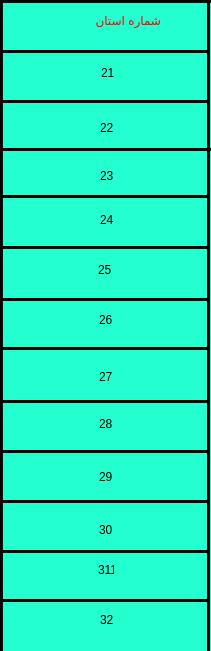
  <widget class="QWidget" name="widget" native="true">
   <property name="geometry">
    <rect>
     <x>590</x>
     <y>-1</y>
     <width>211</width>
     <height>651</height>
    </rect>
   </property>
   <property name="styleSheet">
    <string notr="true">background-color: rgb(35, 255, 207);</string>
   </property>
   <widget class="Line" name="line_17">
    <property name="geometry">
     <rect>
      <x>0</x>
      <y>50</y>
      <width>210</width>
      <height>3</height>
     </rect>
    </property>
    <property name="styleSheet">
     <string notr="true">background-color: rgb(0, 0, 0);</string>
    </property>
    <property name="orientation">
     <enum>Qt::Horizontal</enum>
    </property>
   </widget>
   <widget class="Line" name="line_18">
    <property name="geometry">
     <rect>
      <x>0</x>
      <y>100</y>
      <width>210</width>
      <height>3</height>
     </rect>
    </property>
    <property name="styleSheet">
     <string notr="true">background-color: rgb(0, 0, 0);</string>
    </property>
    <property name="orientation">
     <enum>Qt::Horizontal</enum>
    </property>
   </widget>
   <widget class="Line" name="line_19">
    <property name="geometry">
     <rect>
      <x>0</x>
      <y>148</y>
      <width>211</width>
      <height>3</height>
     </rect>
    </property>
    <property name="styleSheet">
     <string notr="true">background-color: rgb(0, 0, 0);</string>
    </property>
    <property name="orientation">
     <enum>Qt::Horizontal</enum>
    </property>
   </widget>
   <widget class="Line" name="line_20">
    <property name="geometry">
     <rect>
      <x>0</x>
      <y>195</y>
      <width>210</width>
      <height>3</height>
     </rect>
    </property>
    <property name="styleSheet">
     <string notr="true">background-color: rgb(0, 0, 0);</string>
    </property>
    <property name="orientation">
     <enum>Qt::Horizontal</enum>
    </property>
   </widget>
   <widget class="Line" name="line_21">
    <property name="geometry">
     <rect>
      <x>0</x>
      <y>246</y>
      <width>210</width>
      <height>3</height>
     </rect>
    </property>
    <property name="styleSheet">
     <string notr="true">background-color: rgb(0, 0, 0);</string>
    </property>
    <property name="orientation">
     <enum>Qt::Horizontal</enum>
    </property>
   </widget>
   <widget class="Line" name="line_22">
    <property name="geometry">
     <rect>
      <x>0</x>
      <y>298</y>
      <width>210</width>
      <height>3</height>
     </rect>
    </property>
    <property name="styleSheet">
     <string notr="true">background-color: rgb(0, 0, 0);</string>
    </property>
    <property name="orientation">
     <enum>Qt::Horizontal</enum>
    </property>
   </widget>
   <widget class="Line" name="line_23">
    <property name="geometry">
     <rect>
      <x>0</x>
      <y>347</y>
      <width>210</width>
      <height>3</height>
     </rect>
    </property>
    <property name="styleSheet">
     <string notr="true">background-color: rgb(0, 0, 0);</string>
    </property>
    <property name="orientation">
     <enum>Qt::Horizontal</enum>
    </property>
   </widget>
   <widget class="Line" name="line_24">
    <property name="geometry">
     <rect>
      <x>0</x>
      <y>400</y>
      <width>210</width>
      <height>3</height>
     </rect>
    </property>
    <property name="styleSheet">
     <string notr="true">background-color: rgb(0, 0, 0);</string>
    </property>
    <property name="orientation">
     <enum>Qt::Horizontal</enum>
    </property>
   </widget>
   <widget class="Line" name="line_25">
    <property name="geometry">
     <rect>
      <x>0</x>
      <y>450</y>
      <width>210</width>
      <height>3</height>
     </rect>
    </property>
    <property name="styleSheet">
     <string notr="true">background-color: rgb(0, 0, 0);</string>
    </property>
    <property name="orientation">
     <enum>Qt::Horizontal</enum>
    </property>
   </widget>
   <widget class="Line" name="line_26">
    <property name="geometry">
     <rect>
      <x>0</x>
      <y>500</y>
      <width>210</width>
      <height>3</height>
     </rect>
    </property>
    <property name="styleSheet">
     <string notr="true">background-color: rgb(0, 0, 0);</string>
    </property>
    <property name="orientation">
     <enum>Qt::Horizontal</enum>
    </property>
   </widget>
   <widget class="Line" name="line_27">
    <property name="geometry">
     <rect>
      <x>0</x>
      <y>550</y>
      <width>210</width>
      <height>3</height>
     </rect>
    </property>
    <property name="styleSheet">
     <string notr="true">background-color: rgb(0, 0, 0);</string>
    </property>
    <property name="orientation">
     <enum>Qt::Horizontal</enum>
    </property>
   </widget>
   <widget class="QLabel" name="label">
    <property name="geometry">
     <rect>
      <x>40</x>
      <y>10</y>
      <width>121</width>
      <height>20</height>
     </rect>
    </property>
    <property name="styleSheet">
     <string notr="true">color: rgb(255, 0, 4);</string>
    </property>
    <property name="text">
     <string>شماره استان</string>
    </property>
   </widget>
   <widget class="Line" name="line_28">
    <property name="geometry">
     <rect>
      <x>0</x>
      <y>599</y>
      <width>210</width>
      <height>3</height>
     </rect>
    </property>
    <property name="styleSheet">
     <string notr="true">background-color: rgb(0, 0, 0);</string>
    </property>
    <property name="orientation">
     <enum>Qt::Horizontal</enum>
    </property>
   </widget>
   <widget class="QLabel" name="label_5">
    <property name="geometry">
     <rect>
      <x>101</x>
      <y>63</y>
      <width>16</width>
      <height>20</height>
     </rect>
    </property>
    <property name="styleSheet">
     <string notr="true">color: rgb(0, 0, 0);</string>
    </property>
    <property name="text">
     <string>21</string>
    </property>
   </widget>
   <widget class="QLabel" name="label_6">
    <property name="geometry">
     <rect>
      <x>100</x>
      <y>118</y>
      <width>16</width>
      <height>20</height>
     </rect>
    </property>
    <property name="styleSheet">
     <string notr="true">color: rgb(0, 0, 0);</string>
    </property>
    <property name="text">
     <string>22</string>
    </property>
   </widget>
   <widget class="QLabel" name="label_7">
    <property name="geometry">
     <rect>
      <x>100</x>
      <y>166</y>
      <width>16</width>
      <height>20</height>
     </rect>
    </property>
    <property name="styleSheet">
     <string notr="true">color: rgb(0, 0, 0);</string>
    </property>
    <property name="text">
     <string>23</string>
    </property>
   </widget>
   <widget class="QLabel" name="label_8">
    <property name="geometry">
     <rect>
      <x>100</x>
      <y>210</y>
      <width>16</width>
      <height>20</height>
     </rect>
    </property>
    <property name="styleSheet">
     <string notr="true">color: rgb(0, 0, 0);</string>
    </property>
    <property name="text">
     <string>24</string>
    </property>
   </widget>
   <widget class="QLabel" name="label_9">
    <property name="geometry">
     <rect>
      <x>98</x>
      <y>260</y>
      <width>16</width>
      <height>20</height>
     </rect>
    </property>
    <property name="styleSheet">
     <string notr="true">color: rgb(0, 0, 0);</string>
    </property>
    <property name="text">
     <string>25</string>
    </property>
   </widget>
   <widget class="QLabel" name="label_10">
    <property name="geometry">
     <rect>
      <x>99</x>
      <y>310</y>
      <width>16</width>
      <height>20</height>
     </rect>
    </property>
    <property name="styleSheet">
     <string notr="true">color: rgb(0, 0, 0);</string>
    </property>
    <property name="text">
     <string>26</string>
    </property>
   </widget>
   <widget class="QLabel" name="label_11">
    <property name="geometry">
     <rect>
      <x>99</x>
      <y>367</y>
      <width>16</width>
      <height>20</height>
     </rect>
    </property>
    <property name="styleSheet">
     <string notr="true">color: rgb(0, 0, 0);</string>
    </property>
    <property name="text">
     <string>27</string>
    </property>
   </widget>
   <widget class="QLabel" name="label_12">
    <property name="geometry">
     <rect>
      <x>99</x>
      <y>414</y>
      <width>16</width>
      <height>20</height>
     </rect>
    </property>
    <property name="styleSheet">
     <string notr="true">color: rgb(0, 0, 0);</string>
    </property>
    <property name="text">
     <string>28</string>
    </property>
   </widget>
   <widget class="QLabel" name="label_13">
    <property name="geometry">
     <rect>
      <x>99</x>
      <y>467</y>
      <width>16</width>
      <height>20</height>
     </rect>
    </property>
    <property name="styleSheet">
     <string notr="true">color: rgb(0, 0, 0);</string>
    </property>
    <property name="text">
     <string>29</string>
    </property>
   </widget>
   <widget class="QLabel" name="label_14">
    <property name="geometry">
     <rect>
      <x>99</x>
      <y>520</y>
      <width>16</width>
      <height>20</height>
     </rect>
    </property>
    <property name="styleSheet">
     <string notr="true">color: rgb(0, 0, 0);</string>
    </property>
    <property name="text">
     <string>30</string>
    </property>
   </widget>
   <widget class="QLabel" name="label_15">
    <property name="geometry">
     <rect>
      <x>98</x>
      <y>560</y>
      <width>16</width>
      <height>20</height>
     </rect>
    </property>
    <property name="styleSheet">
     <string notr="true">color: rgb(0, 0, 0);</string>
    </property>
    <property name="text">
     <string>311</string>
    </property>
   </widget>
   <widget class="QLabel" name="label_16">
    <property name="geometry">
     <rect>
      <x>100</x>
      <y>610</y>
      <width>16</width>
      <height>20</height>
     </rect>
    </property>
    <property name="styleSheet">
     <string notr="true">color: rgb(0, 0, 0);</string>
    </property>
    <property name="text">
     <string>32</string>
    </property>
   </widget>
   <widget class="Line" name="line">
    <property name="geometry">
     <rect>
      <x>0</x>
      <y>0</y>
      <width>3</width>
      <height>653</height>
     </rect>
    </property>
    <property name="styleSheet">
     <string notr="true">background-color: rgb(0, 0, 0);</string>
    </property>
    <property name="orientation">
     <enum>Qt::Vertical</enum>
    </property>
   </widget>
   <widget class="Line" name="line_31">
    <property name="geometry">
     <rect>
      <x>0</x>
      <y>0</y>
      <width>211</width>
      <height>3</height>
     </rect>
    </property>
    <property name="styleSheet">
     <string notr="true">background-color: rgb(0, 0, 0);</string>
    </property>
    <property name="orientation">
     <enum>Qt::Horizontal</enum>
    </property>
   </widget>
   <widget class="Line" name="line_32">
    <property name="geometry">
     <rect>
      <x>207</x>
      <y>0</y>
      <width>3</width>
      <height>653</height>
     </rect>
    </property>
    <property name="styleSheet">
     <string notr="true">background-color: rgb(0, 0, 0);</string>
    </property>
    <property name="orientation">
     <enum>Qt::Vertical</enum>
    </property>
   </widget>
  </widget>
